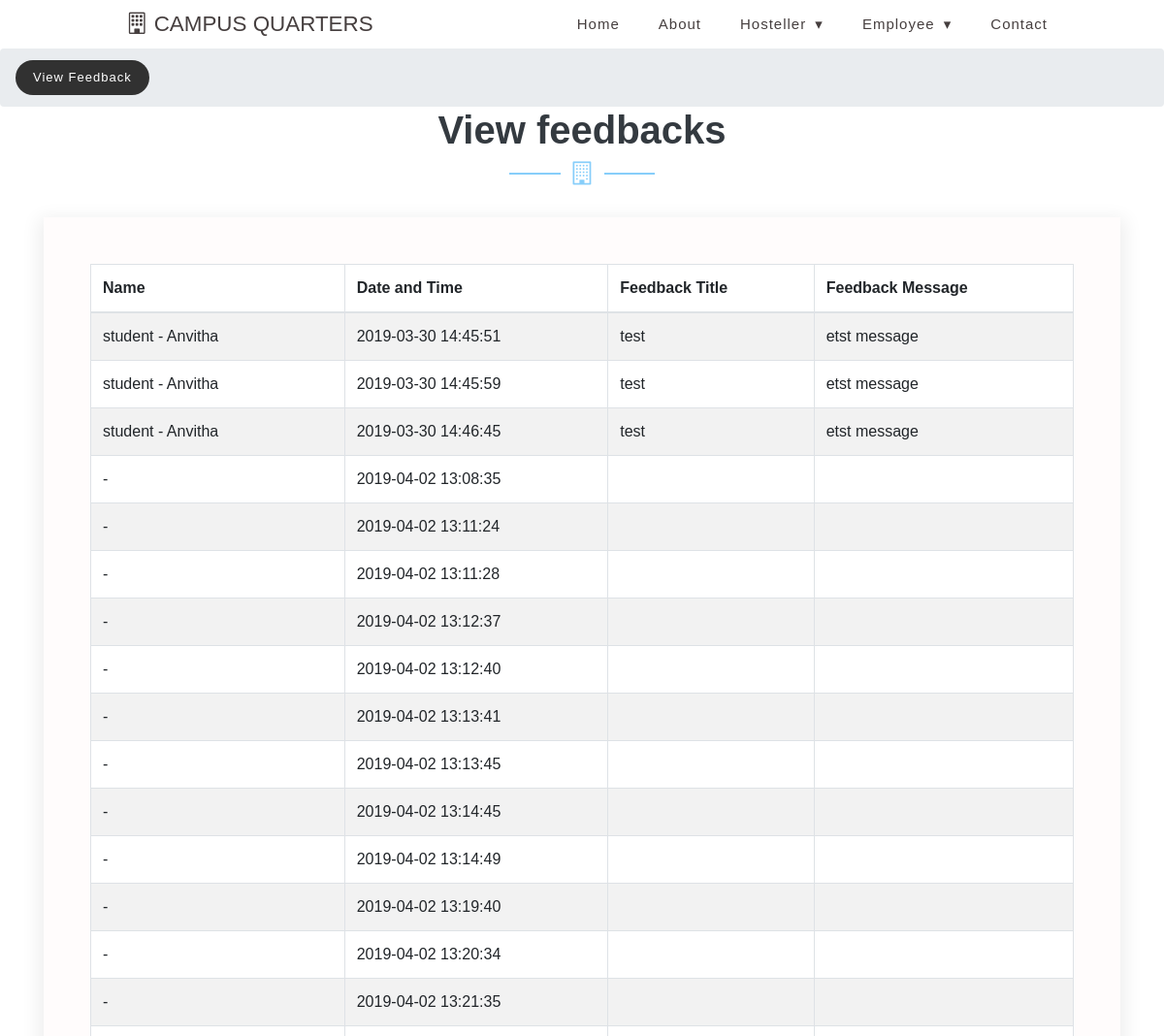
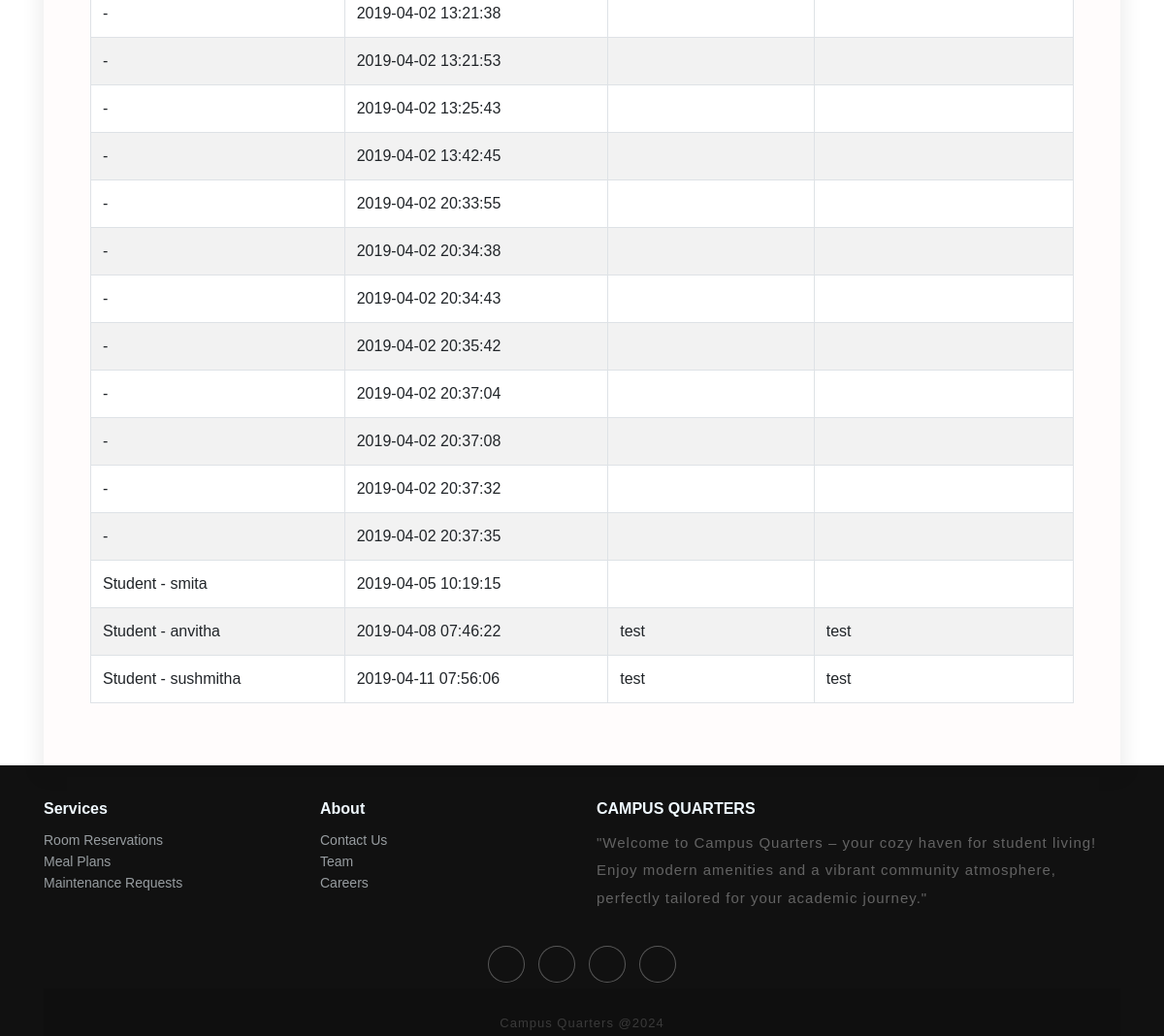
Screenshot of /viewfeedback.php with the database file from the repository (2 pictures, top to bottom).
### tables this page shows
CREATE TABLE `feedback` (
  `feedback_id` int(10) NOT NULL,
  `hostellerid` int(10) NOT NULL,
  `feedbackdttime` datetime NOT NULL,
  `feedbacksubject` varchar(150) NOT NULL,
  `feedbackmessage` text NOT NULL
);

CREATE TABLE `hosteller` (
  `hostellerid` int(10) NOT NULL,
  `hostellertype` varchar(15) NOT NULL COMMENT 'Student, Employee, Others',
  `name` varchar(50) NOT NULL,
  `emailid` varchar(50) NOT NULL,
  `password` varchar(100) NOT NULL,
  `dob` date NOT NULL,
  `father_name` varchar(50) NOT NULL,
  `mother_name` varchar(50) NOT NULL,
  `address` text NOT NULL,
  `contact_no` varchar(15) NOT NULL,
  `status` varchar(10) NOT NULL,
  `place_belong` varchar(30) NOT NULL,
  `jee_main_rank` varchar(30) NOT NULL,
  `management_quota` varchar(30) NOT NULL,
  `ccgpa10` varchar(30) NOT NULL,
  `a12` varchar(30) NOT NULL,
  `cocurricular_activities` text NOT NULL
);

### viewfeedback.php (the view, shortened to what this page needs)
<?php
include("header.php");
?>
	<div class="breadcrumb-agile">
		<ol class="breadcrumb m-0">
			<li class="breadcrumb-item">
				<a href="index.php">View Feedback</a>
			</li>
		</ol>
	</div>
	<section class="contact-wthree" id="contact">
		<div class="container">
			<div class="title text-center">
				<h3 class="title-w3 text-bl text-center font-weight-bold">View feedbacks</h3>
				<div class="arrw">
					<i class="fa fa-building-o" aria-hidden="true"></i>
				</div>
			</div>
			<div class="row pt-xl-4">
				<div class="col-lg-12">
					<div class="contact-form-wthreelayouts">
<table id="datatable"  class="table table-striped table-bordered">
	<thead>
		<tr>
			<th>Name</th>
			<th>Date and Time</th>
			<th>Feedback Title</th>
			<th>Feedback Message</th>
		</tr>
	</thead>
	<tbody>
	<?php
	$sql ="SELECT  * from feedback LEFT JOIN hosteller ON feedback.hostellerid=hosteller.hostellerid WHERE 0=0";
	$qsql = mysqli_query($con,$sql);
	while($rs = mysqli_fetch_array($qsql))
	{
		echo "<tr>
			<td>$rs[hostellertype] - $rs[name]</td>
			<td>$rs[feedbackdttime]</td>
			<td>$rs[feedbacksubject]</td>
			<td>$rs[feedbackmessage]</td>
		</tr>";
	}
	?>
	</tbody>
</table>
					</div>
				</div>
			</div>
		</div>
	</section>
	<?php
	include("footer.php");
	?>

### css/style.css (style rules this page uses)
body { padding: 0; margin: 0; background: #FFF; font-family: Arial, sans-serif; }
body a, body button { transition: 0.5s all; -webkit-transition: 0.5s all; -moz-transition: 0.5s all; -o-transition: 0.5s all; -ms-transition: 0.5s all; text-decoration: none; }
html { scroll-behavior: smooth; }
h1, h2, h3, h4, h5, h6 { margin: 0; padding: 0; font-family: Arial, sans-serif; }
ul, ol { margin: 0; padding: 0; }
.text-bl { color: #343a40; }
li>a:only-child:after { content: ''; }
h3.title-w3 { font-size: 42px; }
.arrw { width: 150px; height: 2px; background: lightskyblue; text-align: center; margin: 20px auto; position: relative; }
.arrw i { color: lightskyblue; font-size: 24px; background: #fff; position: absolute; left: 0; right: 0; top: -12px; width: 30%; margin: 0 auto; }
.breadcrumb li a { color: #fff; background: #313131; padding: 8px 18px; display: inline-block; border-radius: 25px; font-size: 13px; letter-spacing: 1px; }
.contact-wthree { background: url(../images/bg5.png) repeat top; background-size: contain; -webkit-background-size: contain; -o-background-size: contain; -moz-background-size: contain; -ms-background-size: contain; }
.contact-form-wthreelayouts { padding: 3em; background: #fffcfc; box-shadow: 0px 6px 18px 5px rgba(0, 0, 0, 0.07); }
@media (max-width: 1280px) { h3.title-w3 { font-size: 40px; } }

### rows the page displays
feedback: hostellerid.hostellertype "student", hostellerid.name "Anvitha", feedbackdttime "2019-03-30 14:45:51", feedbacksubject "test", feedbackmessage "etst message"
feedback: hostellerid.hostellertype "student", hostellerid.name "Anvitha", feedbackdttime "2019-03-30 14:45:59", feedbacksubject "test", feedbackmessage "etst message"
feedback: hostellerid.hostellertype "student", hostellerid.name "Anvitha", feedbackdttime "2019-03-30 14:46:45", feedbacksubject "test", feedbackmessage "etst message"
feedback: feedbackdttime "2019-04-02 13:08:35"
feedback: feedbackdttime "2019-04-02 13:11:24"
feedback: feedbackdttime "2019-04-02 13:11:28"
feedback: feedbackdttime "2019-04-02 13:12:37"
feedback: feedbackdttime "2019-04-02 13:12:40"
feedback: feedbackdttime "2019-04-02 13:13:41"
feedback: feedbackdttime "2019-04-02 13:13:45"
feedback: feedbackdttime "2019-04-02 13:14:45"
feedback: feedbackdttime "2019-04-02 13:14:49"
feedback: feedbackdttime "2019-04-02 13:19:40"
feedback: feedbackdttime "2019-04-02 13:20:34"
feedback: feedbackdttime "2019-04-02 13:21:35"
feedback: feedbackdttime "2019-04-02 13:21:38"
feedback: feedbackdttime "2019-04-02 13:21:53"
feedback: feedbackdttime "2019-04-02 13:25:43"
feedback: feedbackdttime "2019-04-02 13:42:45"
feedback: feedbackdttime "2019-04-02 20:33:55"
feedback: feedbackdttime "2019-04-02 20:34:38"
feedback: feedbackdttime "2019-04-02 20:34:43"
feedback: feedbackdttime "2019-04-02 20:35:42"
feedback: feedbackdttime "2019-04-02 20:37:04"
feedback: feedbackdttime "2019-04-02 20:37:08"
feedback: feedbackdttime "2019-04-02 20:37:32"
feedback: feedbackdttime "2019-04-02 20:37:35"
feedback: hostellerid.hostellertype "Student", hostellerid.name "smita", feedbackdttime "2019-04-05 10:19:15"
feedback: hostellerid.hostellertype "Student", hostellerid.name "anvitha", feedbackdttime "2019-04-08 07:46:22", feedbacksubject "test", feedbackmessage "test"
feedback: hostellerid.hostellertype "Student", hostellerid.name "sushmitha", feedbackdttime "2019-04-11 07:56:06", feedbacksubject "test", feedbackmessage "test"
